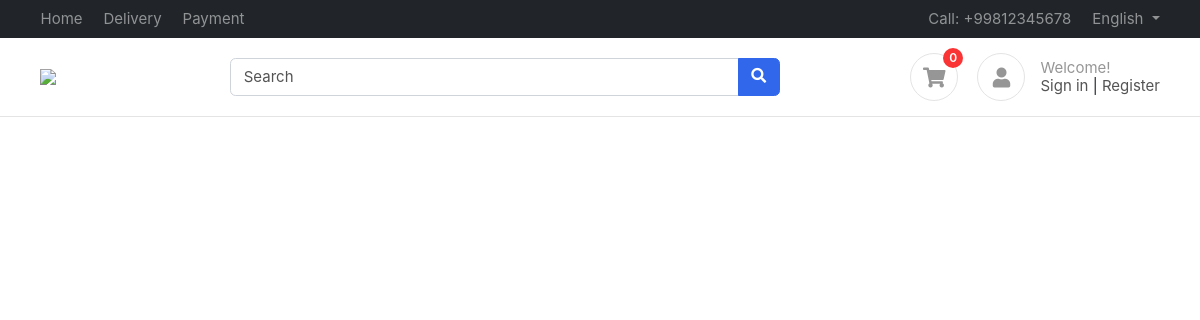
/, run on an earlier commit of the app's database.
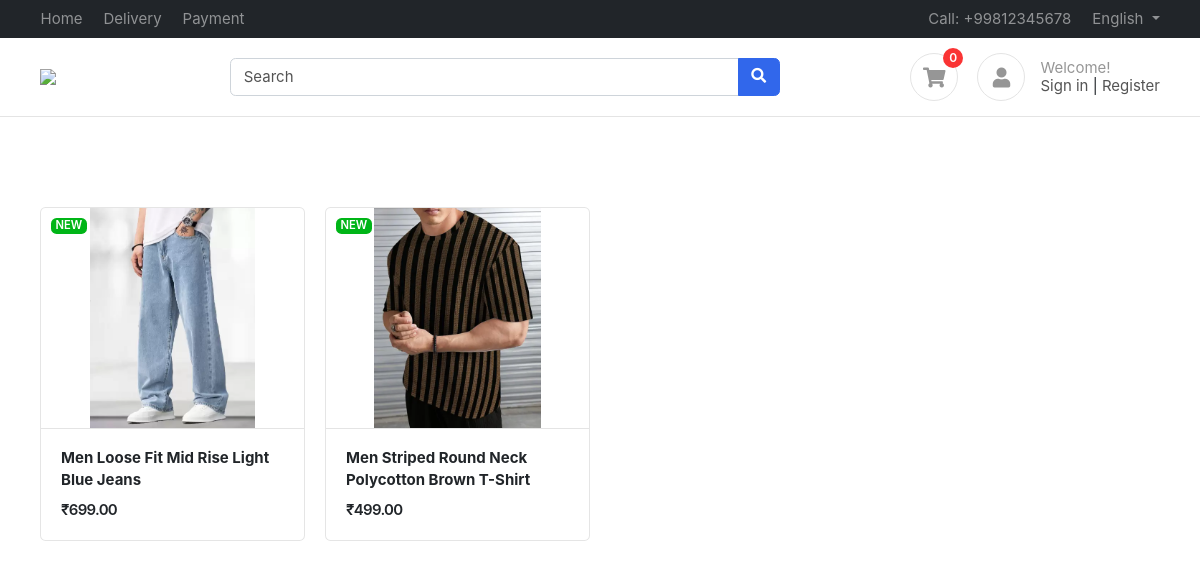
And on a later commit of the database.
### products/models.py (models this page shows, shortened)
class Product(BaseModel):
    product_name = models.CharField(max_length=100)
    slug = models.SlugField(max_length=100, unique=True, null=True, blank=True)
    category = models.ForeignKey(Category, on_delete=models.CASCADE, related_name='products')
    price = models.DecimalField(max_digits=10, decimal_places=2)
    product_description = models.TextField()
    color_varient = models.ManyToManyField('ColorVariant', blank=True)
    size_variant = models.ManyToManyField('SizeVariant', blank=True)

class ProductImage(BaseModel):
    product = models.ForeignKey(Product, on_delete=models.CASCADE, related_name='product_images')
    image = models.ImageField(upload_to='products')

### home/views.py (the view)
# urls.py: path('', index, name='index'),
def index(request):
    context = {
        'products': Product.objects.all()[:8],  # Fetch only the first 8 products
    }
    return render(request, 'home/index.html', context)

### templates/home/index.html
{% extends "base/base.html" %}
{% block start %}
<div class="container mt-5 pt-5">
    <div class="row">
        {% for product in products %}
        <div class="col-md-3">
            <figure class="card card-product-grid">
                <div class="img-wrap">
                    <span class="topbar">
                        <span class="badge badge-success"> NEW </span>
                    </span>
                    <img src="/media/{{ product.product_images.first.image }}" class="img-fluid" alt="{{ product.product_name }}">
                </div>
                <figcaption class="info-wrap border-top">
                    <a href="{% url 'get_product' product.slug %}" class="title"><b>{{product.product_name}}</b></a>
                        <div class="price-wrap mt-2">
                            <span class="price">₹{{product.price}}</span>
                        </div>
                </figcaption>
            </figure>
        </div>
        {% endfor %}
    </div>
    </div>
{% endblock %}

### templates/base/base.html (shortened to what this page needs)
<!DOCTYPE HTML>
<html lang="en">
<head>
	<link href="/media/css/bootstrap.css" rel="stylesheet" type="text/css" />
	<link href="/media/fonts/fontawesome/css/all.min.css" type="text/css" rel="stylesheet">
	<link href="/media/css/ui.css" rel="stylesheet" type="text/css" />
	<link href="/media/css/responsive.css" rel="stylesheet" />
</head>
<body>
	<header class="section-header">
		<nav class="navbar navbar-dark navbar-expand p-0 bg-dark">
			<div class="container">
				<ul class="navbar-nav d-none d-md-flex mr-auto">
					<li class="nav-item"><a class="nav-link" href="/">Home</a></li>
					<li class="nav-item"><a class="nav-link" href="#">Delivery</a></li>
					<li class="nav-item"><a class="nav-link" href="#">Payment</a></li>
				</ul>
				<ul class="navbar-nav">
					<li class="nav-item"><a href="#" class="nav-link"> Call: +99812345678 </a></li>
					<li class="nav-item dropdown">
						<a href="#" class="nav-link dropdown-toggle" data-toggle="dropdown"> English </a>
					</li>
				</ul>
			</div>
		</nav>
		<section class="header-main border-bottom">
			<div class="container">
				<div class="row align-items-center">
					<div class="col-lg-2 col-4">
						<div class="brand-wrap">
							<a href="/"><img class="logo"
									src="https://cdn-icons-png.flaticon.com/128/397/397181.png"></a>
						</div>
					</div>
					<div class="col-lg-6 col-sm-12">
						<form action="#" class="search">
							<div class="input-group w-100">
								<input type="text" class="form-control" placeholder="Search">
								<div class="input-group-append">
									<button class="btn btn-primary" type="submit">
										<i class="fa fa-search"></i>
									</button>
								</div>
							</div>
						</form>
					</div>
					<div class="col-lg-4 col-sm-6 col-8">
						<div class="widgets-wrap float-md-right">
							<div class="widget-header  mr-3">
								<a href="{% url 'cart' %}" class="icon icon-sm rounded-circle border"><i
										class="fa fa-shopping-cart"></i>
								</a>
								<span class="badge badge-pill badge-danger notify"
								style="position: absolute; top: -5px; right: -5px; font-size: 12px; padding: 4px 6px;">
							  {% if request.user.is_authenticated %}
								  {{ request.user.profile.cart_count|default_if_none:"0" }}
							  {% else %}
								  0
							  {% endif %}
						  </span>
							</div>
							<div class="widget-header icontext">
								<a href="#" class="icon icon-sm rounded-circle border"><i class="fa fa-user"></i></a>
								<div class="text">
									<span class="text-muted">Welcome!</span>
									<div>
										<a href="{% url 'login' %}"">Sign in</a> |
								<a href=" {% url 'register' %}"> Register</a>
									</div>
								</div>
							</div>
						</div>
					</div>
				</div>
			</div>
		</section>
	</header>
	{% block start %}
	{% endblock %}
</body>
</html>

### html/css/ui.css (style rules this page uses)
html { font-family: 'Inter', sans-serif; font-size: 15px; }
.img-wrap { text-align: center; display: block; }
.img-wrap img { max-width: 100%; }
.price-wrap { letter-spacing: -0.7px; }
.icon-xs, .icon-sm, .icon-md, .icon-lg { display: inline-block; text-align: center; flex-shrink: 0; flex-grow: 0; }
.icon-sm { width: 48px; height: 48px; line-height: 48px; font-size: 20px; }
figure { margin-bottom: 0; }
.card .title { color: #212529; }
.header-main { position: relative; padding-top: 1rem; padding-bottom: 1rem; }
.brand-wrap .logo, .navbar-brand .logo { margin-right: 7px; max-height: 42px; display: inline-block; }
.widget-header { display: inline-block; vertical-align: middle; position: relative; }
.widget-header a { color: #545454; }
.widget-header i { color: #969696; }
.widget-header .notify { position: absolute; top: -3px; right: -10px; }
[class*='card-product'] a.title { color: #212529; display: block; }
[class*='card-product'] .badge { top: 10px; left: 10px; position: absolute; }
[class*='card-product'] .img-wrap { overflow: hidden; position: relative; }
[class*='card-product'] .img-wrap img { height: 100%; max-width: 100%; width: auto; display: inline-block; object-fit: cover; }
.card-product-grid { margin-bottom: 20px; }
.card-product-grid .img-wrap { border-radius: 0.2rem 0.2rem 0 0; height: 220px; }
.card-product-grid .info-wrap { overflow: hidden; padding: 18px 20px; }
.card-product-grid .topbar { position: absolute; top: 0; width: 100%; z-index: 10; left: 0; text-align: initial; padding: 10px 15px; }
.card .img-wrap { overflow: hidden; }
.icontext { display: inline-flex; align-items: center; vertical-align: middle; }
.icontext .text { width: 100%; line-height: 1.2; color: #212529; }
.icontext .icon { position: relative; margin-right: 15px; flex-shrink: 0; flex-grow: 0; }
.notify { position: absolute; top: -4px; right: -10px; display: inline-block; padding: .25em .6em; font-size: 12px; line-height: 1; text-align: center; border-radius: 3rem; color: #fff; background-color: #fa3434; }
.price { font-weight: 600; color: #212529; }

What changed in the data, as far as the page shows it:
added Product: product_images.first.image (picture), product_name "Men Loose Fit Mid Rise Light Blue Jeans", price "699.00"
added Product: product_images.first.image (picture), product_name "Men Striped Round Neck Polycotton Brown T-Shirt", price "499.00"
